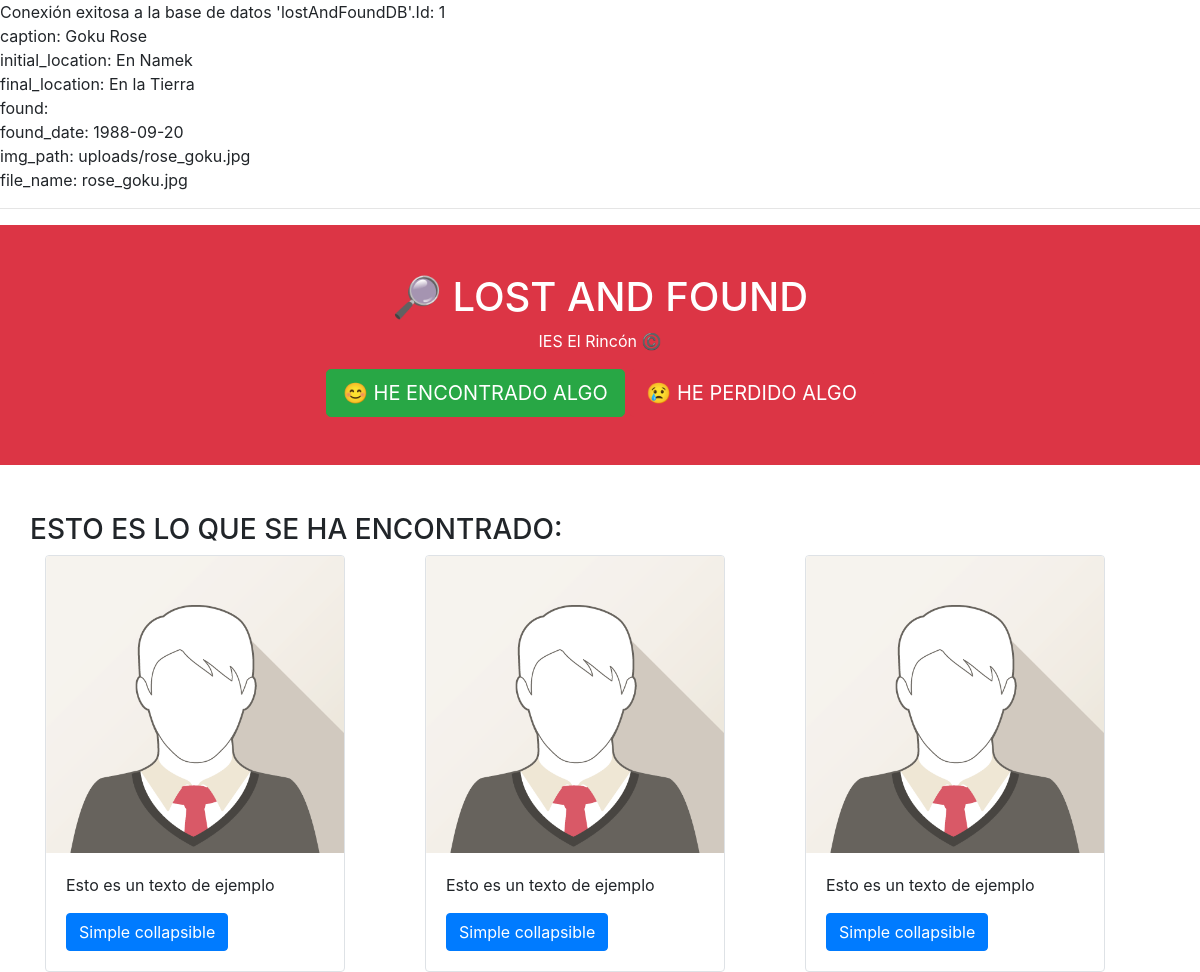
Screenshot of /lost.php with the database file from the repository.
### tables this page shows
CREATE TABLE `lost_object` (
  `Id` int(11) NOT NULL,
  `caption` varchar(255) DEFAULT NULL,
  `initial_location` varchar(255) DEFAULT NULL,
  `final_location` varchar(255) DEFAULT NULL,
  `found` tinyint(1) DEFAULT NULL,
  `found_date` date DEFAULT NULL,
  `img_path` varchar(255) NOT NULL,
  `file_name` varchar(255) NOT NULL
);

### lost.php (the view, shortened to what this page needs)
<?php
    $server = "localhost";
    $user = "root";
    $psswrd = "";
    $DB = "lostAndFoundDB";
    $conn = connect_DB($server, $user, $psswrd, $DB);
    if ($conn != NULL){
        $sql = create_select_query ();
        $result = $conn->query($sql);
        if ($result->num_rows > 0) {
            while ($row = $result->fetch_assoc()) {
                foreach ($row as $field => $value) {
                    echo "$field: $value<br>";
                }
                echo "<hr>";
            }
        } else {
            echo "No se encontraron resultados.";
        }
    }
    function connect_DB($server, $user, $psswrd, $DB){
        $conn = new mysqli($server, $user, $psswrd, $DB);
        if ($conn->connect_error) {
            return null;
            die("Error en la conexión: " . $conn->connect_error);
        }
        else{
            echo "Conexión exitosa a la base de datos '$DB'.";
            return $conn;
        }
    }
    function create_select_query (){
        $query = "SELECT * FROM lost_object";
        return $query;
     }
   $img = "img_avatar1.png";
    $caption = "Esto es un texto de ejemplo";
    function print_obj_cart($img, $caption){
        echo '<div class="card border border-5" style="width:300px">';
        echo '<img class="card-img-top" src="imgs/'.$img.'" alt="Card image">';
        echo '<div class="card-body">';
        echo '<p class="card-text">'.$caption.'</p>';
        echo '<button type="button" class="btn btn-primary" data-bs-toggle="collapse" data-bs-target="#info">Simple collapsible</button>';
        echo '</div>';
        echo '</div>';
    }
?>
<!DOCTYPE html>
<html lang="en">
<head>
    <link href="bootstrap/css/bootstrap.min.css" rel="stylesheet">
    <link rel="stylesheet" href="style/main.css">
</head>
<body>
    <div class="container-fluid p-5 bg-danger text-white text-center">
        <h1>🔎 LOST AND FOUND</h1>
        <p>IES El Rincón ©️</p>
        <a href="index.php" class="btn btn-success btn-lg">😊 HE ENCONTRADO ALGO</a>
        <a href="#" class="btn btn-danger btn-lg">😢 HE PERDIDO ALGO</a>
    </div>
    <div class="container mt-5">
       <div class="row">
         <h3>ESTO ES LO QUE SE HA ENCONTRADO:</h3>
       </div>
    <div class="row">
            <div class="col-sm-4">
                <?php
                    print_obj_cart($img, $caption,);
                ?>
            </div>
            <div class="col-sm-4">
            </div>
            <div class="col-sm-4">
            </div>
        </div>
    </div>
</body>
</html>

### rows the page displays
lost_object: field "Id", Id "1", field "caption", caption "Goku Rose", field "initial_location", initial_location "En Namek", field "final_location", final_location "En la Tierra", field "found", field "found_date", found_date "1988-09-20", field "img_path", img_path "uploads/rose_goku.jpg", field "file_name", file_name "rose_goku.jpg"

### other values shown
$DB "lostAndFoundDB"
$caption "Esto es un texto de ejemplo Esto es un texto de ejemplo Esto es un texto de ejemplo"
